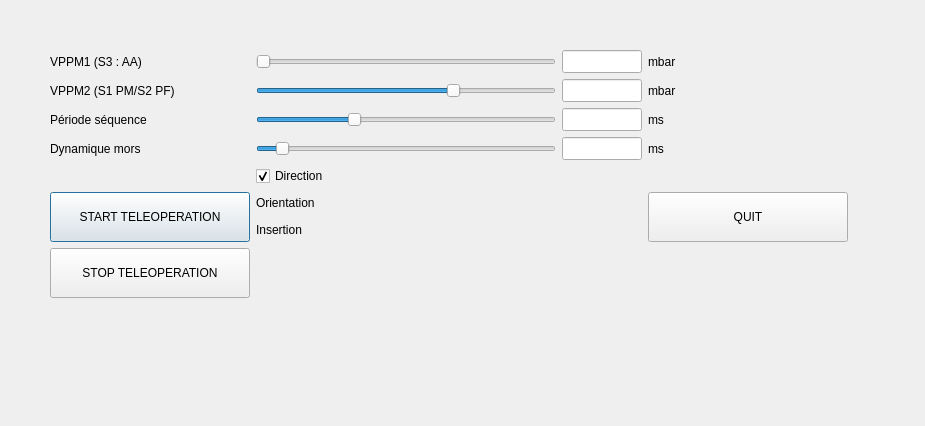
<?xml version="1.0" encoding="UTF-8"?>
<ui version="4.0">
 <class>DialogSPIRITControl</class>
 <widget class="QDialog" name="DialogSPIRITControl">
  <property name="geometry">
   <rect>
    <x>0</x>
    <y>0</y>
    <width>925</width>
    <height>426</height>
   </rect>
  </property>
  <property name="windowTitle">
   <string>SPIRIT Control</string>
  </property>
  <widget class="QWidget" name="layoutWidget_2">
   <property name="geometry">
    <rect>
     <x>50</x>
     <y>50</y>
     <width>800</width>
     <height>250</height>
    </rect>
   </property>
   <layout class="QGridLayout" name="gridLayout_4">
    <item row="0" column="2">
     <widget class="QLineEdit" name="lEdit_VPPM1_Pressure">
      <property name="sizePolicy">
       <sizepolicy hsizetype="Fixed" vsizetype="Fixed">
        <horstretch>0</horstretch>
        <verstretch>0</verstretch>
       </sizepolicy>
      </property>
      <property name="minimumSize">
       <size>
        <width>80</width>
        <height>23</height>
       </size>
      </property>
      <property name="maximumSize">
       <size>
        <width>80</width>
        <height>23</height>
       </size>
      </property>
     </widget>
    </item>
    <item row="5" column="1">
     <layout class="QGridLayout" name="gridLayout">
      <item row="0" column="1">
       <widget class="QLedIndicator" name="Orientation_LED" native="true">
        <property name="minimumSize">
         <size>
          <width>20</width>
          <height>20</height>
         </size>
        </property>
        <property name="maximumSize">
         <size>
          <width>20</width>
          <height>20</height>
         </size>
        </property>
       </widget>
      </item>
      <item row="1" column="0">
       <widget class="QLabel" name="label_5">
        <property name="text">
         <string>Insertion</string>
        </property>
       </widget>
      </item>
      <item row="0" column="0">
       <widget class="QLabel" name="label_4">
        <property name="text">
         <string>Orientation</string>
        </property>
       </widget>
      </item>
      <item row="1" column="1">
       <widget class="QLedIndicator" name="Insertion_LED" native="true">
        <property name="minimumSize">
         <size>
          <width>20</width>
          <height>20</height>
         </size>
        </property>
        <property name="maximumSize">
         <size>
          <width>20</width>
          <height>20</height>
         </size>
        </property>
       </widget>
      </item>
     </layout>
    </item>
    <item row="1" column="3">
     <widget class="QLabel" name="label_8">
      <property name="text">
       <string>mbar</string>
      </property>
     </widget>
    </item>
    <item row="2" column="0">
     <widget class="QLabel" name="label_13">
      <property name="text">
       <string>Période séquence</string>
      </property>
     </widget>
    </item>
    <item row="2" column="3">
     <widget class="QLabel" name="label_14">
      <property name="text">
       <string>ms</string>
      </property>
     </widget>
    </item>
    <item row="0" column="0">
     <widget class="QLabel" name="label_7">
      <property name="text">
       <string>VPPM1 (S3 : AA)</string>
      </property>
     </widget>
    </item>
    <item row="1" column="0">
     <widget class="QLabel" name="label_18">
      <property name="text">
       <string>VPPM2 (S1 PM/S2 PF)</string>
      </property>
     </widget>
    </item>
    <item row="2" column="2">
     <widget class="QLineEdit" name="lineEdit_Te">
      <property name="sizePolicy">
       <sizepolicy hsizetype="Fixed" vsizetype="Fixed">
        <horstretch>80</horstretch>
        <verstretch>23</verstretch>
       </sizepolicy>
      </property>
      <property name="minimumSize">
       <size>
        <width>80</width>
        <height>23</height>
       </size>
      </property>
      <property name="maximumSize">
       <size>
        <width>80</width>
        <height>23</height>
       </size>
      </property>
     </widget>
    </item>
    <item row="3" column="3">
     <widget class="QLabel" name="label_15">
      <property name="text">
       <string>ms</string>
      </property>
     </widget>
    </item>
    <item row="5" column="0">
     <widget class="QPushButton" name="btn_StartTeleop">
      <property name="minimumSize">
       <size>
        <width>200</width>
        <height>50</height>
       </size>
      </property>
      <property name="maximumSize">
       <size>
        <width>200</width>
        <height>50</height>
       </size>
      </property>
      <property name="text">
       <string>START TELEOPERATION</string>
      </property>
      <property name="checkable">
       <bool>true</bool>
      </property>
      <property name="default">
       <bool>false</bool>
      </property>
     </widget>
    </item>
    <item row="1" column="1">
     <widget class="QSlider" name="hSlider_VPPM2">
      <property name="sizePolicy">
       <sizepolicy hsizetype="Fixed" vsizetype="Fixed">
        <horstretch>0</horstretch>
        <verstretch>0</verstretch>
       </sizepolicy>
      </property>
      <property name="minimumSize">
       <size>
        <width>300</width>
        <height>23</height>
       </size>
      </property>
      <property name="maximumSize">
       <size>
        <width>300</width>
        <height>23</height>
       </size>
      </property>
      <property name="minimum">
       <number>1000</number>
      </property>
      <property name="maximum">
       <number>4000</number>
      </property>
      <property name="value">
       <number>3000</number>
      </property>
      <property name="orientation">
       <enum>Qt::Horizontal</enum>
      </property>
     </widget>
    </item>
    <item row="4" column="1">
     <widget class="QCheckBox" name="cb_actuation_direction">
      <property name="text">
       <string>Direction </string>
      </property>
      <property name="checked">
       <bool>true</bool>
      </property>
     </widget>
    </item>
    <item row="3" column="2">
     <widget class="QLineEdit" name="lineEdit_Tp">
      <property name="sizePolicy">
       <sizepolicy hsizetype="Fixed" vsizetype="Fixed">
        <horstretch>0</horstretch>
        <verstretch>0</verstretch>
       </sizepolicy>
      </property>
      <property name="minimumSize">
       <size>
        <width>80</width>
        <height>23</height>
       </size>
      </property>
      <property name="maximumSize">
       <size>
        <width>80</width>
        <height>23</height>
       </size>
      </property>
     </widget>
    </item>
    <item row="5" column="3">
     <widget class="QPushButton" name="btn_Quit_SPIRITCtrl">
      <property name="minimumSize">
       <size>
        <width>200</width>
        <height>50</height>
       </size>
      </property>
      <property name="maximumSize">
       <size>
        <width>200</width>
        <height>50</height>
       </size>
      </property>
      <property name="text">
       <string>QUIT</string>
      </property>
     </widget>
    </item>
    <item row="3" column="1">
     <widget class="QSlider" name="hSlider_GripperPeriod">
      <property name="sizePolicy">
       <sizepolicy hsizetype="Fixed" vsizetype="Fixed">
        <horstretch>0</horstretch>
        <verstretch>0</verstretch>
       </sizepolicy>
      </property>
      <property name="minimumSize">
       <size>
        <width>300</width>
        <height>23</height>
       </size>
      </property>
      <property name="maximumSize">
       <size>
        <width>300</width>
        <height>23</height>
       </size>
      </property>
      <property name="minimum">
       <number>50</number>
      </property>
      <property name="maximum">
       <number>500</number>
      </property>
      <property name="value">
       <number>80</number>
      </property>
      <property name="orientation">
       <enum>Qt::Horizontal</enum>
      </property>
     </widget>
    </item>
    <item row="3" column="0">
     <widget class="QLabel" name="label_17">
      <property name="text">
       <string>Dynamique mors</string>
      </property>
     </widget>
    </item>
    <item row="0" column="3">
     <widget class="QLabel" name="label_16">
      <property name="text">
       <string>mbar</string>
      </property>
     </widget>
    </item>
    <item row="1" column="2">
     <widget class="QLineEdit" name="lEdit_VPPM2_Pressure">
      <property name="sizePolicy">
       <sizepolicy hsizetype="Fixed" vsizetype="Fixed">
        <horstretch>0</horstretch>
        <verstretch>0</verstretch>
       </sizepolicy>
      </property>
      <property name="minimumSize">
       <size>
        <width>80</width>
        <height>23</height>
       </size>
      </property>
      <property name="maximumSize">
       <size>
        <width>80</width>
        <height>23</height>
       </size>
      </property>
     </widget>
    </item>
    <item row="2" column="1">
     <widget class="QSlider" name="hSlider_SeqPeriod">
      <property name="sizePolicy">
       <sizepolicy hsizetype="Fixed" vsizetype="Fixed">
        <horstretch>0</horstretch>
        <verstretch>0</verstretch>
       </sizepolicy>
      </property>
      <property name="minimumSize">
       <size>
        <width>300</width>
        <height>23</height>
       </size>
      </property>
      <property name="maximumSize">
       <size>
        <width>300</width>
        <height>23</height>
       </size>
      </property>
      <property name="maximum">
       <number>2500</number>
      </property>
      <property name="sliderPosition">
       <number>800</number>
      </property>
      <property name="orientation">
       <enum>Qt::Horizontal</enum>
      </property>
     </widget>
    </item>
    <item row="0" column="1">
     <widget class="QSlider" name="hSlider_VPPM1">
      <property name="sizePolicy">
       <sizepolicy hsizetype="Fixed" vsizetype="Fixed">
        <horstretch>0</horstretch>
        <verstretch>0</verstretch>
       </sizepolicy>
      </property>
      <property name="minimumSize">
       <size>
        <width>300</width>
        <height>23</height>
       </size>
      </property>
      <property name="maximumSize">
       <size>
        <width>300</width>
        <height>23</height>
       </size>
      </property>
      <property name="minimum">
       <number>1000</number>
      </property>
      <property name="maximum">
       <number>2000</number>
      </property>
      <property name="value">
       <number>1000</number>
      </property>
      <property name="sliderPosition">
       <number>1000</number>
      </property>
      <property name="orientation">
       <enum>Qt::Horizontal</enum>
      </property>
     </widget>
    </item>
    <item row="6" column="0">
     <widget class="QPushButton" name="btn_StopTeleop">
      <property name="minimumSize">
       <size>
        <width>200</width>
        <height>50</height>
       </size>
      </property>
      <property name="maximumSize">
       <size>
        <width>200</width>
        <height>50</height>
       </size>
      </property>
      <property name="text">
       <string>STOP TELEOPERATION</string>
      </property>
      <property name="checkable">
       <bool>true</bool>
      </property>
      <property name="default">
       <bool>false</bool>
      </property>
     </widget>
    </item>
   </layout>
  </widget>
 </widget>
 <customwidgets>
  <customwidget>
   <class>QLedIndicator</class>
   <extends>QWidget</extends>
   <header>qledindicator.h</header>
   <container>1</container>
  </customwidget>
 </customwidgets>
 <resources/>
 <connections/>
</ui>
